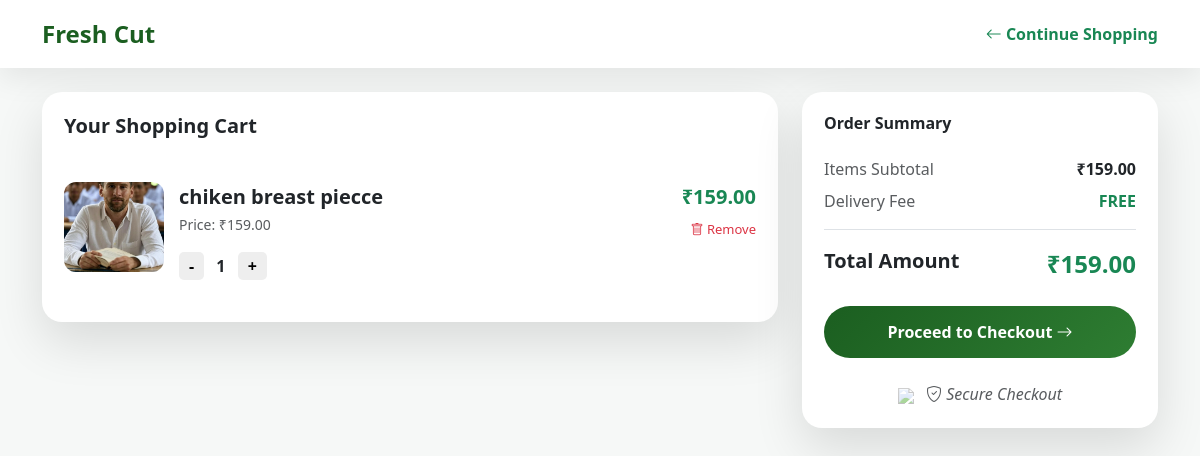
/cart/ (signed in), run on an earlier commit of the app's database.
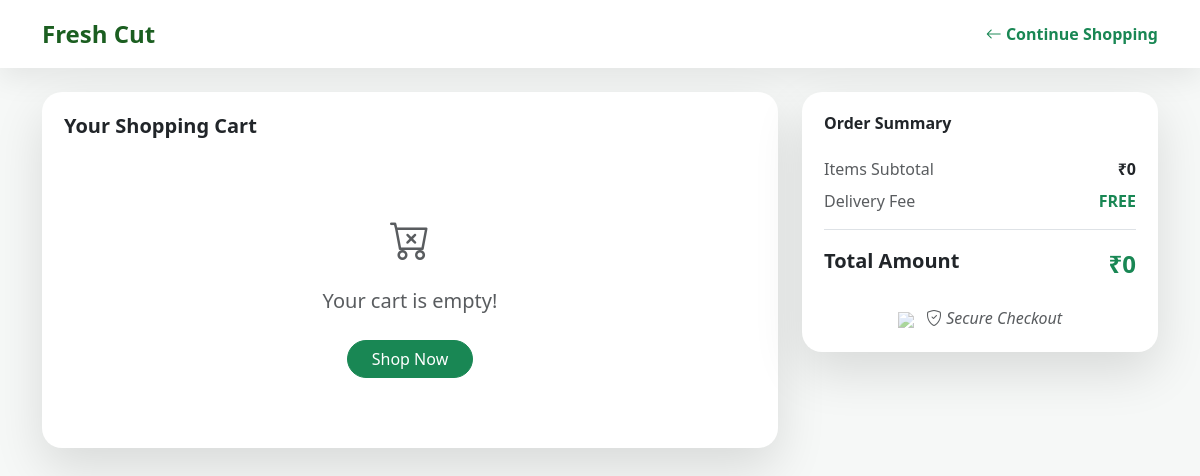
And on a later commit of the database.
### freshcut/models.py (models this page shows)
class Cart(models.Model):
    user = models.ForeignKey(settings.AUTH_USER_MODEL,on_delete=models.CASCADE)
    product = models.ForeignKey(Product, on_delete=models.CASCADE)
    quantity = models.PositiveIntegerField(default=1)
    class Meta:
        unique_together = ('user', 'product')
    @property
    def subtotal(self):
        return (self.product.price) * self.quantity

### adminpage/models.py (models this page shows, shortened)
class Product(models.Model):
    category = models.ForeignKey(Category, on_delete=models.PROTECT)
    subcategory = models.ForeignKey(SubCategory, on_delete=models.PROTECT)
    slug = models.SlugField(unique=True, blank=True)
    name = models.CharField(max_length=200)
    price = models.DecimalField(max_digits=10, decimal_places=2)
    description = models.TextField(blank=True)
    image = models.ImageField(upload_to="products/")
    stock = models.PositiveIntegerField(default=0)
    is_active = models.BooleanField(default=True)

### freshcut/views.py (the view, shortened to what this page needs)
# urls.py: path('cart/', views.cart, name='cart'),
@login_required
def cart(request):
    cart_items = Cart.objects.filter(user=request.user)
    subtotal = sum(item.subtotal for item in cart_items)
    total_items = sum(item.quantity for item in cart_items)
    return render(request, "cart.html", {
        "cart_items": cart_items,
        "subtotal": subtotal,
        "total_items":total_items,
    })

### freshcut/templates/cart.html (shortened to what the changed rows need)
<!DOCTYPE html>
<html lang="en">
<head>
    <link href="https://cdn.jsdelivr.net/npm/bootstrap@5.3.2/dist/css/bootstrap.min.css" rel="stylesheet">
    <link href="https://cdn.jsdelivr.net/npm/bootstrap-icons/font/bootstrap-icons.css" rel="stylesheet">
</head>
<body>
<div class="container">
    <div class="row g-4">
        <div class="col-md-8">
            <div class="cart-card">
                {% for item in cart_items %}
                <div class="cart-item">
                    <div class="flex-shrink-0">
                        {% if item.product.image %}
                            <img src="{{ item.product.image.url }}" alt="{{ item.product.name }}">
                        {% else %}
                            <img src="https://via.placeholder.com/100" alt="No Image">
                        {% endif %}
                    </div>
                    <div class="flex-grow-1">
                        <div class="fw-bold fs-5">{{ item.product.name }}</div>
                        <small class="text-muted">Price: ₹{{ item.product.price }}</small>
                        <div class="mt-3">
                            <form action="{% url 'update_cart_quantity' item.id %}" method="POST" style="display:inline;">
                                <button type="submit" name="action" value="decrease" class="qty-btn">-</button>
                                <span class="mx-2 fw-bold">{{ item.quantity }}</span>
                                <button type="submit" name="action" value="increase" class="qty-btn">+</button>
                            </form>
                        </div>
                    </div>
                    <div class="text-end">
                        <div class="fw-bold text-success fs-5">₹{{ item.subtotal }}</div>
                        <a href="{% url 'remove_cart_item' item.id %}" class="remove mt-2 d-inline-block"
                           onclick="return confirm('Are you sure you want to remove this item?')">
                            <i class="bi bi-trash"></i> Remove
                        </a>
                    </div>
                </div>
                {% empty %}
                <div class="text-center py-5">
                    <i class="bi bi-cart-x fs-1 text-muted"></i>
                    <p class="mt-3 fs-5 text-muted">Your cart is empty!</p>
                    <a href="{% url 'freshcut' %}" class="btn btn-success rounded-pill px-4 mt-2">Shop Now</a>
                </div>
                {% endfor %}
            </div>
        </div>
        <div class="col-md-4">
            <div class="summary-card">
                <div class="d-flex justify-content-between mb-2">
                    <span class="text-muted">Items Subtotal</span>
                    <span class="fw-bold">₹{{ subtotal }}</span>
                </div>
                <div class="d-flex justify-content-between mt-3 mb-4">
                    <span class="fs-5 fw-bold">Total Amount</span>
                    <span class="fs-4 fw-bold text-success">₹{{ subtotal }}</span>
                </div>
                {% if cart_items %}
                <a href="{% url 'checkout' %}" class="text-decoration-none">
                    <button class="btn checkout-btn w-100 text-white">
                        Proceed to Checkout <i class="bi bi-arrow-right"></i>
                    </button>
                </a>
                {% endif %}
            </div>
        </div>
    </div>
</div>
</body>
</html>

What changed in the data, as far as the page shows it:
removed Cart: product.image (picture), product.name "chiken breast piecce", product.price "159.00", quantity "1", subtotal "159.00"
Also different on the page:
{{ subtotal }}: "159.00" → "0"
text no longer shown: "Proceed to Checkout"
text now shown: "Your cart is empty! Shop Now"
